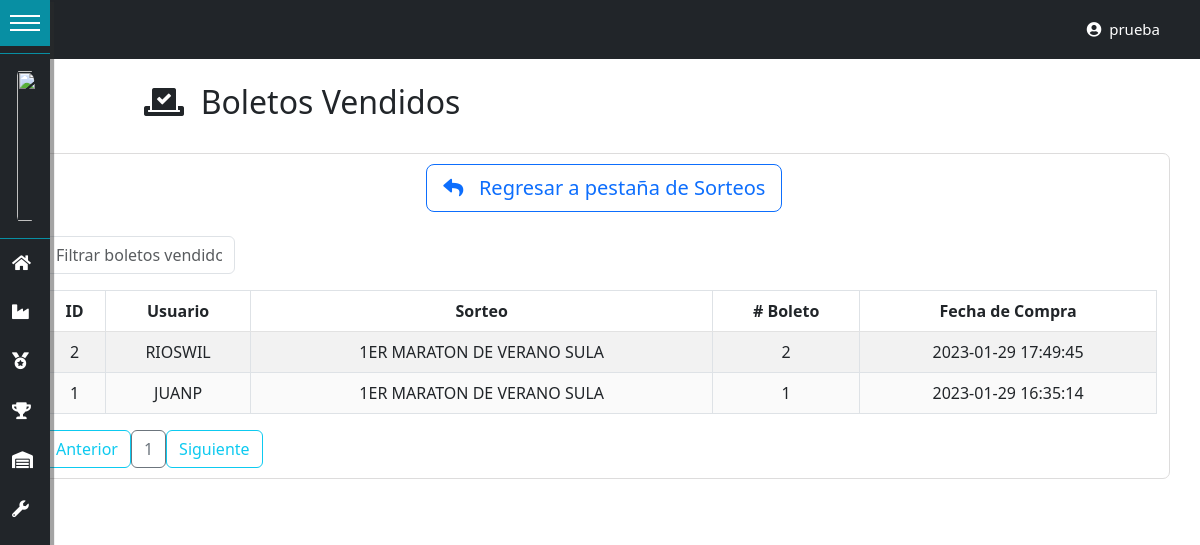
The app's page /boletos?id=1 (signed in) with its own data.
### tables this page shows
CREATE TABLE IF NOT EXISTS `boletos` (
  `id_boleto` int(11) NOT NULL AUTO_INCREMENT,
  `id_usuario` int(11) NOT NULL,
  `id_sorteo` int(11) NOT NULL,
  `numero_boleto` int(4) NOT NULL,
  `fecha_compra` datetime NOT NULL,
  PRIMARY KEY (`id_boleto`) USING BTREE,
  KEY `IdUsuario` (`id_usuario`) USING BTREE,
  KEY `Índice 3` (`id_sorteo`),
  CONSTRAINT `FK_boletos_sorteos` FOREIGN KEY (`id_sorteo`) REFERENCES `sorteos` (`id_sorteo`) ON DELETE NO ACTION ON UPDATE NO ACTION,
  CONSTRAINT `FK_boletos_usuarios` FOREIGN KEY (`id_usuario`) REFERENCES `usuarios` (`id_usuario`) ON DELETE NO ACTION ON UPDATE NO ACTION
);

CREATE TABLE IF NOT EXISTS `usuarios` (
  `id_usuario` int(11) NOT NULL AUTO_INCREMENT,
  `id_persona` int(11) DEFAULT NULL,
  `usuario` varchar(50) NOT NULL,
  `estado` enum('Activo','Inactivo','Bloqueado','Eliminado') NOT NULL,
  `contrasena` varchar(100) NOT NULL,
  `id_rol` int(11) DEFAULT NULL,
  `fecha_ultima_conexion` datetime DEFAULT NULL,
  `correo_electronico` varchar(50) NOT NULL,
  `creado_por` varchar(30) NOT NULL,
  `fecha_creacion` datetime NOT NULL,
  `modificado_por` varchar(30) DEFAULT NULL,
  `fecha_modificacion` datetime DEFAULT NULL,
  PRIMARY KEY (`id_usuario`) USING BTREE,
  KEY `FK_empleados_roles` (`id_rol`) USING BTREE,
  KEY `FK_usuarios_personas` (`id_persona`),
  CONSTRAINT `FK_usuarios_personas` FOREIGN KEY (`id_persona`) REFERENCES `personas` (`id_persona`) ON DELETE NO ACTION ON UPDATE NO ACTION,
  CONSTRAINT `FK_usuarios_roles` FOREIGN KEY (`id_rol`) REFERENCES `roles` (`id_rol`) ON DELETE NO ACTION ON UPDATE NO ACTION
);

CREATE TABLE IF NOT EXISTS `sorteos` (
  `id_sorteo` int(11) NOT NULL AUTO_INCREMENT,
  `id_empresa` int(11) NOT NULL,
  `nombre_sorteo` varchar(100) NOT NULL,
  `fecha_realizacion` datetime NOT NULL,
  `cantidad_boletos` int(10) DEFAULT NULL,
  `estado_sorteo` enum('Pendiente','Realizado') DEFAULT NULL,
  PRIMARY KEY (`id_sorteo`) USING BTREE,
  KEY `IdEmpresa` (`id_empresa`) USING BTREE
);

### controladores/vistasControlador.php (called while the page is built, shortened)
<?php
	class vistasControlador extends vistasModelo{
		public function obtener_plantilla_controlador(){
			return require_once "./vistas/plantilla.php";
		}
	}

### index.php (called while the page is built, shortened)
<?php
	require_once "./controladores/vistasControlador.php";
	$plantilla = new vistasControlador();
	$plantilla->obtener_plantilla_controlador();

### config/conexion.php (called while the page is built, shortened)
<?php
class ConexionBD{
    protected $manejador = "mysql";
    private static $servidor = "localhost";
    private static $usuario = "root";
    private static $pass = "";
    protected $db_name = "dbsorteo";
    protected function getConexion(){
        try{
            $parametros=array(PDO::ATTR_PERSISTENT=>true,PDO::MYSQL_ATTR_INIT_COMMAND=>"SET NAMES utf8");
            $this->conexion=new PDO($this->manejador.":host=".self::$servidor.";dbname=".$this->db_name,self::$usuario,self::$pass,$parametros);
            return $this->conexion;
        }
        catch(PDOException $e){
            echo 'Error en la conexion a la BD :'.$e->getMessage();
        }
    }
}

### DatosTablas/obtenerDatosSorteos.php (called while the page is built, shortened)
<?php
require_once("./config/conexion.php");
class obtenerDatosSorteos extends ConexionBD{
    public function boletosComprados($id){
        $sql="SELECT b.id_boleto, b.id_usuario, b.id_sorteo, u.usuario, s.nombre_sorteo,
        b.numero_boleto,b.fecha_compra from boletos b
        inner join usuarios u on u.id_usuario=b.id_usuario
        inner join sorteos s on s.id_sorteo=b.id_sorteo
        where b.id_sorteo='$id'
        order by b.numero_boleto desc";
        $resultado=$this->conexion->query($sql) or die ($sql);
        return $resultado;
    }
}

### vistas/contenidos/boletos-view.php (the view, shortened to what this page needs)
<?php
include("./DatosTablas/obtenerDatosSorteos.php");
?>
<br>
<h2 class="nombre-vista"><i class="fas fa-vote-yea"></i>&nbsp; Boletos Vendidos</h2>
<br>
<div class="container contenedor-tabla">
    <div class="container">
    <div class="row">
        <div class="col-4"></div>
        <div class="col-6">
            <a href="<?php echo SERVERURL?>sorteos/">
            <div class="btn btn-outline-primary btn-lg"><i class="fas fa-reply"></i> &nbsp; Regresar a pestaña de Sorteos</div>
            </a>
        </div>
        <div class="col-2"></div>
    </div>
    </div>
<div class="table-responsive">
<?php
	$host= $_SERVER["HTTP_HOST"];
	$url= $_SERVER["REQUEST_URI"];
	$url_completa="http://" . $host . $url;
	$id = explode('=',$url_completa)[1];
	?>
    <br>
        <input type="text" id="searchBox" class="form-control" onkeyup="filterTable()" placeholder="Filtrar boletos vendidos">
    <table id="datos-usuario" class="table table-bordered table-striped text-center">
        <thead>
            <tr>
                <th>ID</th>
                <th>Usuario</th>
                <th>Sorteo</th>
                <th># Boleto</th>
                <th>Fecha de Compra</th>
            </tr>
        </thead>
        <tbody class="body">
        <?php
                $datos=new obtenerDatosSorteos();
                $resultado=$datos->boletosComprados($id);
                foreach ($resultado as $fila){
            ?>
            <tr>
                <td><?php echo $fila['id_boleto']; ?></td>
                <td><?php echo $fila['usuario']; ?></td>
                <td><?php echo $fila['nombre_sorteo']; ?></td>
                <td><?php echo $fila['numero_boleto']; ?></td>
                <td><?php echo $fila['fecha_compra']; ?></td>
            </tr>
            <?php
                    }
            ?>
        </tbody>
    </table>
</div>
<div id="paginador" class=""></div>
</div>
<br>
<br>

### vistas/css/Estilo-Form.css (style rules this page uses)
body { background-color: #3d3d3d; }
.contenedor-tabla { border: 1px solid #dddcdc; -moz-border-radius: 7px; -webkit-border-radius: 7px; padding: 10px; }
#searchBox { width:12rem; }
#datos-usuario { width: 100%; border-collapse: collapse; }
#datos-usuario th, td { padding: 8px; text-align: center; border-bottom: 1px solid rgb(226, 226, 226); }
#datos-usuario tr:nth-child(even) { background-color: #fafafa; }
.nombre-vista { margin-left: 9rem; }

### vistas/css/EstiloLogin.css (style rules this page uses)
body { font-family: arial; }

### vistas/css/estilos-vistas.css (style rules this page uses)
:root { --width:17rem; --pading:12px; --bgcoolor:rgb(33, 37, 41); --hovercolor:#088fa3; --width-collapsed:50px; }
body { background-color: #acacac; font-size:18px; padding:0; margin: 0; margin-left:var(--width-collapsed); }

### records on screen
boletos: id_boleto "2", id_usuario.usuario "RIOSWIL", id_sorteo.nombre_sorteo "1ER MARATON DE VERANO SULA", numero_boleto "2", fecha_compra "2023-01-29 17:49:45"
boletos: id_boleto "1", id_usuario.usuario "JUANP", id_sorteo.nombre_sorteo "1ER MARATON DE VERANO SULA", numero_boleto "1", fecha_compra "2023-01-29 16:35:14"

### other values on screen
$_SESSION['usuario_login'] "prueba"
